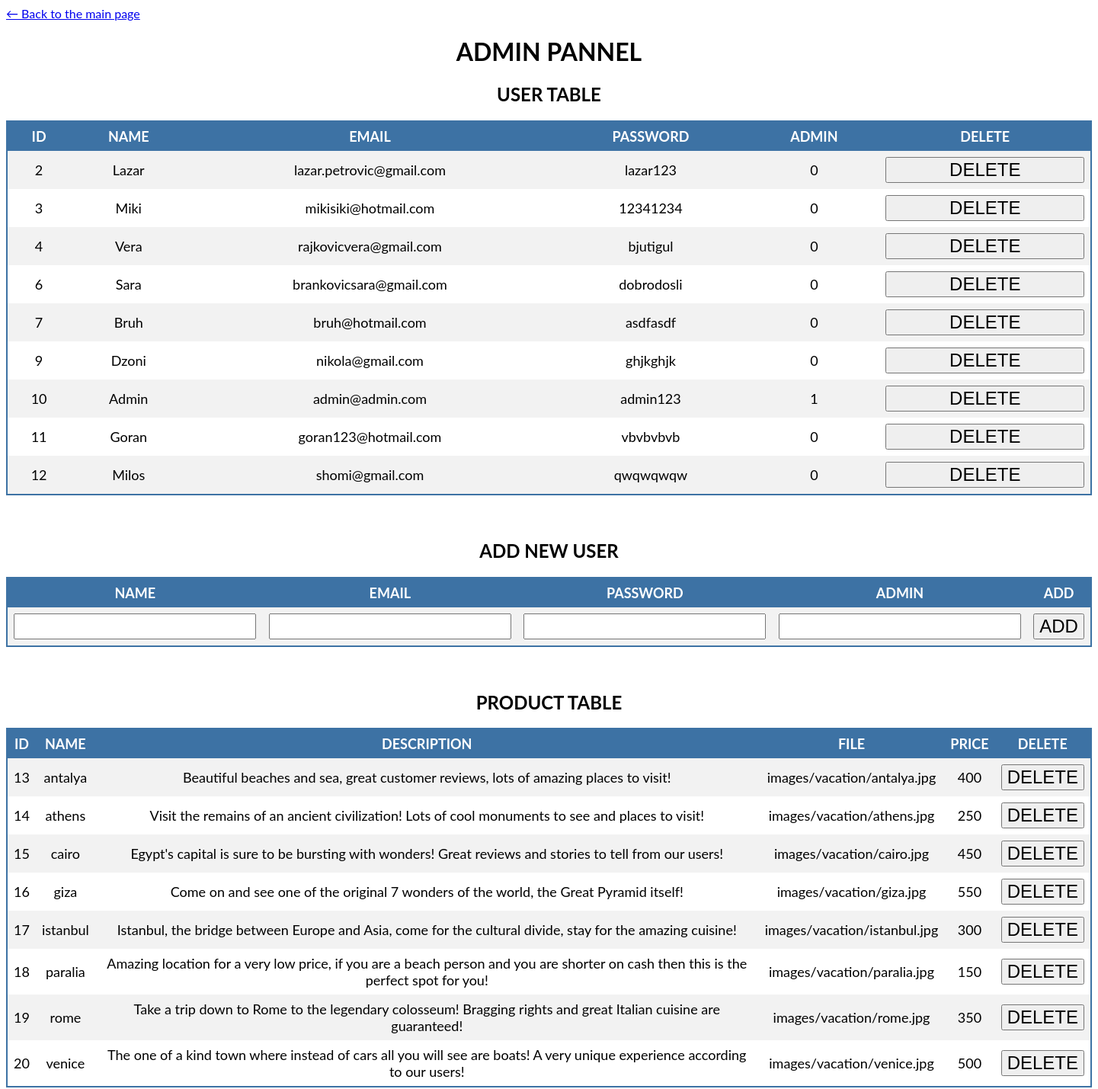
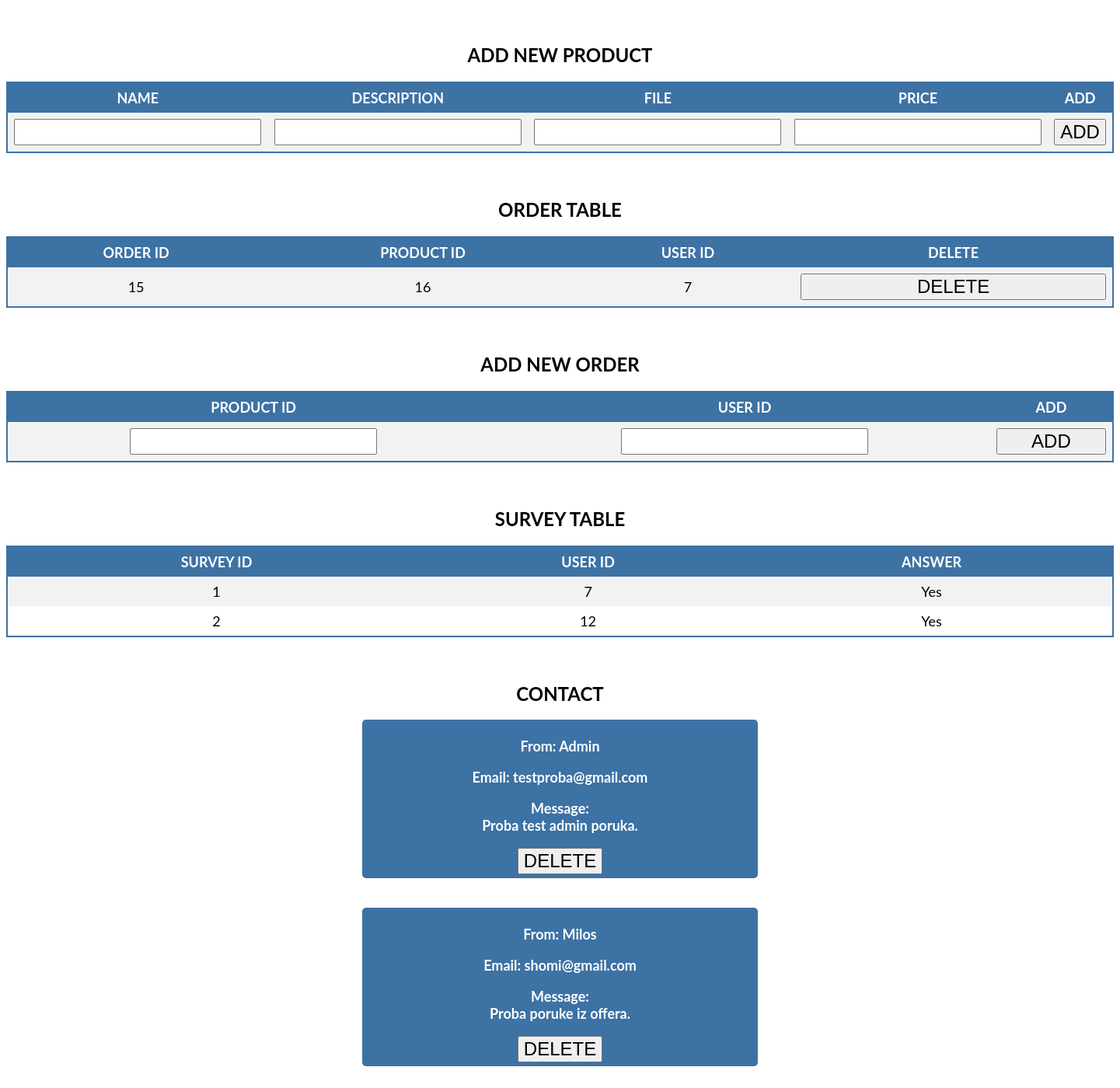
Screenshot of /admin.php (signed in) with the database file from the repository (2 pictures, top to bottom).
### tables this page shows
CREATE TABLE `user` (
  `id` int(3) NOT NULL,
  `name` varchar(16) NOT NULL,
  `email` varchar(48) NOT NULL,
  `password` varchar(24) NOT NULL,
  `admin` tinyint(4) NOT NULL DEFAULT 0
);

CREATE TABLE `vacation` (
  `id_img` int(3) NOT NULL,
  `name_img` varchar(32) NOT NULL,
  `desc_img` varchar(255) NOT NULL,
  `file_img` varchar(255) NOT NULL,
  `price` int(4) NOT NULL
);

CREATE TABLE `booking` (
  `id_book` int(3) NOT NULL,
  `id_vacation` int(3) NOT NULL,
  `id_user` int(3) NOT NULL
);

CREATE TABLE `survey` (
  `id_surv` int(3) NOT NULL,
  `id_user_s` int(3) NOT NULL,
  `answer` varchar(16) NOT NULL
);

CREATE TABLE `contact` (
  `id_c` int(3) NOT NULL,
  `name_c` varchar(16) NOT NULL,
  `email_c` varchar(48) NOT NULL,
  `message_c` varchar(128) NOT NULL
);

### admin.php (the view, shortened to what this page needs)
<!DOCTYPE html>
<html lang="en">
    <head>
        <link rel="stylesheet" href="assets/css/admin.min.css" />
    </head>
        <?php
            include_once("assets/php/veza/veza.php");
            if(isset($_SESSION["login"])) {
                if($_SESSION["login"] == "admin") {
                    if(isset($veza)) {
                        $upit = "select * from user";
                        $rez = $veza -> query($upit);
                        $row = $rez -> fetchAll();
                        echo "<a href='index.php'>&larr; Back to the main page</a>";
                        echo "<h1 style='text-align:center;'>ADMIN PANNEL</h1>";
                        echo "<h2 style='text-align:center;'>USER TABLE</h2>";
                        echo "<form action='assets/php/admin/delete.php' method='POST'>";
                        echo "<table cellpadding='5' style='margin:auto;'>";
                        echo "<tr>";
                        echo "<th>ID</th>";
                        echo "<th>NAME</th>";
                        echo "<th>EMAIL</th>";
                        echo "<th>PASSWORD</th>";
                        echo "<th>ADMIN</th>";
                        echo "<th>DELETE</th>";
                        echo "</tr>";
                        foreach( $row as $r) {
                            $id = $r->id;
                            $name = $r->name;
                            $email = $r->email;
                            $password = $r->password;
                            $admin = $r->admin;
                            echo "<tr>";
                            echo "<td>".$id."</td>";
                            echo "<td>".$name."</td>";
                            echo "<td>".$email."</td>";
                            echo "<td>".$password."</td>";
                            echo "<td>".$admin."</td>";
                            echo "<td><button name='delete' type='submit' value='$id' style='width:100%'>DELETE</button></td>";
                            echo "</tr>";
                        }
                        echo "</table>";
                        echo "</form><br/><br/>";
                        echo "<h2 style='text-align:center;'>ADD NEW USER</h2>";
                        echo "<form action='assets/php/admin/add.php' method='POST' onsubmit='return provera()'>";
                        echo "<table cellpadding='5' style='margin:auto;'>";
                        echo "<tr>";
                        echo "<th>NAME</th>";
                        echo "<th>EMAIL</th>";
                        echo "<th>PASSWORD</th>";
                        echo "<th>ADMIN</th>";
                        echo "<th>ADD</th>";
                        echo "</tr>";
                        echo "<tr>";
                        echo "<td><input type='text' name='name' id='name'</td>";
                        echo "<td><input type='email' name='email' id='email'</td>";
                        echo "<td><input type='text' name='password' id='password'</td>";
                        echo "<td><input type='number' name='admin' id='admin'</td>";
                        echo "<td><input type='submit' value='ADD' style='width:100%'></td>";
                        echo "</tr>";
                        echo "</table>";
                        echo "</form><br/><br/>";
                        echo "<h2 style='text-align:center;'>PRODUCT TABLE</h2>";
                        $upit2 = "select * from vacation";
                        $rez2 = $veza -> query($upit2);
                        $row2 = $rez2 -> fetchAll();
                        echo "<form action='assets/php/admin/deleteVac.php' method='POST'>";
                        echo "<table cellpadding='5' style='margin:auto;'>";
                        echo "<tr>";
                        echo "<th>ID</th>";
                        echo "<th>NAME</th>";
                        echo "<th>DESCRIPTION</th>";
                        echo "<th>FILE</th>";
                        echo "<th>PRICE</th>";
                        echo "<th>DELETE</th>";
                        echo "</tr>";
                        foreach( $row2 as $r2) {
                            $id_img = $r2->id_img;
                            $name_img = $r2->name_img;
                            $desc_img = $r2->desc_img;
                            $file_img = $r2->file_img;
                            $price = $r2->price;
                            echo "<tr>";
                            echo "<td>".$id_img."</td>";
                            echo "<td>".$name_img."</td>";
                            echo "<td>".$desc_img."</td>";
                            echo "<td>".$file_img."</td>";
                            echo "<td>".$price."</td>";
                            echo "<td><button name='deleteVac' type='submit' value='$id_img' style='width:100%'>DELETE</button></td>";
                            echo "</tr>";
                        }
                        echo "</table>";
                        echo "</form><br/><br/>";
                        echo "<h2 style='text-align:center;'>ADD NEW PRODUCT</h2>";
                        echo "<form action='assets/php/admin/addVac.php' method='POST'>";
                        echo "<table cellpadding='5' style='margin:auto;'>";
                        echo "<tr>";
                        echo "<th>NAME</th>";
                        echo "<th>DESCRIPTION</th>";
                        echo "<th>FILE</th>";
                        echo "<th>PRICE</th>";
                        echo "<th>ADD</th>";
                        echo "</tr>";
                        echo "<tr>";
                        echo "<td><input type='text' name='name_img' id='name_img'/></td>";
                        echo "<td><input type='text' name='desc_img' id='desc_img'/></td>";
                        echo "<td><input type='text' name='file_img' id='file_img'/></td>";
                        echo "<td><input type='number' name='price' id='price'/></td>";
                        echo "<td><input type='submit' value='ADD' style='width:100%'></td>";
                        echo "</tr>";
                        echo "</table>";
                        echo "</form><br/><br/>";
                        echo "<h2 style='text-align:center;'>ORDER TABLE</h2>";
                        $upit3 = "select * from booking";
                        $rez3 = $veza -> query($upit3);
                        $row3 = $rez3 -> fetchAll();
                        echo "<form action='assets/php/admin/deleteBook.php' method='POST'>";
                        echo "<table cellpadding='5' style='margin:auto;'>";
                        echo "<tr>";
                        echo "<th>ORDER ID</th>";
                        echo "<th>PRODUCT ID</th>";
                        echo "<th>USER ID</th>";
                        echo "<th>DELETE</th>";
                        echo "</tr>";
                        foreach( $row3 as $r3) {
                            $id_book = $r3->id_book;
                            $id_vacation = $r3->id_vacation;
                            $id_user = $r3->id_user;
                            echo "<tr>";
                            echo "<td>".$id_book."</td>";
                            echo "<td>".$id_vacation."</td>";
                            echo "<td>".$id_user."</td>";
                            echo "<td><button name='deleteBook' type='submit' value='$id_book' style='width:100%'>DELETE</button></td>";
                            echo "</tr>";
                        }
                        echo "</table>";
                        echo "</form><br/><br/>";
                        echo "<h2 style='text-align:center;'>ADD NEW ORDER</h2>";
                        echo "<form action='assets/php/admin/addBook.php' method='POST'>";
                        echo "<table cellpadding='5' style='margin:auto;'>";
                        echo "<tr>";
                        echo "<th>PRODUCT ID</th>";
                        echo "<th>USER ID</th>";
                        echo "<th>ADD</th>";
                        echo "</tr>";
                        echo "<tr>";
                        echo "<td><input type='number' name='product_id' id='product_id'/></td>";
                        echo "<td><input type='number' name='user_id' id='user_id'/></td>";
                        echo "<td><input type='submit' value='ADD' style='width:100%'></td>";
                        echo "</tr>";
                        echo "</table>";
                        echo "</form><br/><br/>";
                        echo "<h2 style='text-align:center;'>SURVEY TABLE</h2>";
                        $upit5 = "select * from survey";
                        $rez5 = $veza -> query($upit5);
                        $row5 = $rez5 -> fetchAll();
                        echo "<table cellpadding='5' style='margin:auto;'>";
                        echo "<tr>";
                        echo "<th>SURVEY ID</th>";
                        echo "<th>USER ID</th>";
                        echo "<th>ANSWER</th>";
                        echo "</tr>";
                        foreach( $row5 as $r5) {
                            $id_surv = $r5->id_surv;
                            $id_user_s = $r5->id_user_s;
                            $answer = $r5->answer;
                            echo "<tr>";
                            echo "<td>".$id_surv."</td>";
                            echo "<td>".$id_user_s."</td>";
                            echo "<td>".$answer."</td>";
                            echo "</tr>";
                        }
                        echo "</table><br/><br/>";
                        echo "<h2 style='text-align:center;'>CONTACT</h2>";
                        $upit4 = "select * from contact";
                        $rez4 = $veza -> query($upit4);
                        $row4 = $rez4 -> fetchAll();
                        foreach( $row4 as $r4) {
                            $id_c = $r4 -> id_c;
                            $name_c = $r4 -> name_c;
                            $email_c = $r4 -> email_c;
                            $message_c = $r4 -> message_c;
                            echo "<section style='text-align:center; font-size:18px;'>";
                            echo "<p>From: ".$name_c."</p>";
                            echo "<p>Email: ".$email_c."</p>";
                            echo "<p>Message:<br/>".$message_c."</p>";
                            echo "<form method='POST' action='assets/php/admin/deleteCon.php'>";
                            echo "<button type='submit' value='".$id_c."' name='deleteCon'>DELETE</button>";
                            echo "</form>";
                            echo "</section><br/><br/>";
                        }
                    }
                    else http_response_code(503);
                }
                else http_response_code(404);
            }
            else http_response_code(404);
        ?>
    </body>
</html>

### rows the page displays
user: id "2", name "Lazar", email "lazar.petrovic@gmail.com", password "lazar123", admin "0"
user: id "3", name "Miki", email "mikisiki@hotmail.com", password "12341234", admin "0"
user: id "4", name "Vera", email "rajkovicvera@gmail.com", password "bjutigul", admin "0"
user: id "6", name "Sara", email "brankovicsara@gmail.com", password "dobrodosli", admin "0"
user: id "7", name "Bruh", email "bruh@hotmail.com", password "asdfasdf", admin "0"
user: id "9", name "Dzoni", email "nikola@gmail.com", password "ghjkghjk", admin "0"
user: id "10", name "Admin", email "admin@admin.com", password "admin123", admin "1"
user: id "11", name "Goran", email "goran123@hotmail.com", password "vbvbvbvb", admin "0"
user: id "12", name "Milos", email "shomi@gmail.com", password "qwqwqwqw", admin "0"
vacation: id_img "13", name_img "antalya", desc_img "Beautiful beaches and sea, great customer reviews, lots of amazing places to visit!", file_img "images/vacation/antalya.jpg", price "400"
vacation: id_img "14", name_img "athens", desc_img "Visit the remains of an ancient civilization! Lots of cool monuments to see and places to visit!", file_img "images/vacation/athens.jpg", price "250"
vacation: id_img "15", name_img "cairo", desc_img "Egypt's capital is sure to be bursting with wonders! Great reviews and stories to tell from our users!", file_img "images/vacation/cairo.jpg", price "450"
vacation: id_img "16", name_img "giza", desc_img "Come on and see one of the original 7 wonders of the world, the Great Pyramid itself!", file_img "images/vacation/giza.jpg", price "550"
vacation: id_img "17", name_img "istanbul", desc_img "Istanbul, the bridge between Europe and Asia, come for the cultural divide, stay for the amazing cuisine!", file_img "images/vacation/istanbul.jpg", price "300"
vacation: id_img "18", name_img "paralia", desc_img "Amazing location for a very low price, if you are a beach person and you are shorter on cash then this is the perfect spot for you!", file_img "images/vacation/paralia.jpg", price "150"
vacation: id_img "19", name_img "rome", desc_img "Take a trip down to Rome to the legendary colosseum! Bragging rights and great Italian cuisine are guaranteed!", file_img "images/vacation/rome.jpg", price "350"
vacation: id_img "20", name_img "venice", desc_img "The one of a kind town where instead of cars all you will see are boats! A very unique experience according to our users!", file_img "images/vacation/venice.jpg", price "500"
booking: id_book "15", id_vacation "16", id_user "7"
survey: id_surv "1", id_user_s "7", answer "Yes"
survey: id_surv "2", id_user_s "12", answer "Yes"
contact: name_c "Admin", email_c "testproba@gmail.com", message_c "Proba test admin poruka.", $id_c 2 (drawn)
contact: name_c "Milos", email_c "shomi@gmail.com", message_c "Proba poruke iz offera.", $id_c 4 (drawn)
